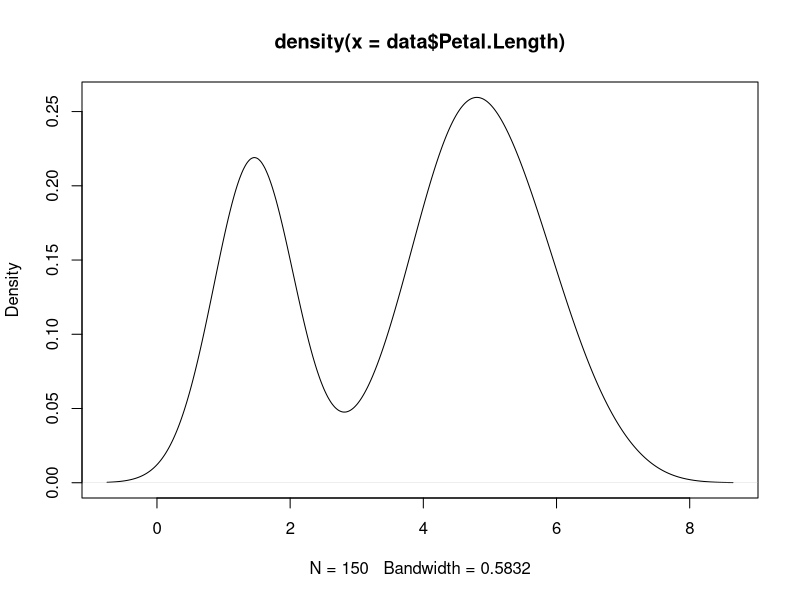

This chart was generated by the following R code:
data<-iris
sepal<-data$Sepal.Width[5:10]
print(sepal)
tail(data,10)
plot(density(data$Petal.Length))
nrow(data)
attributes(data)
